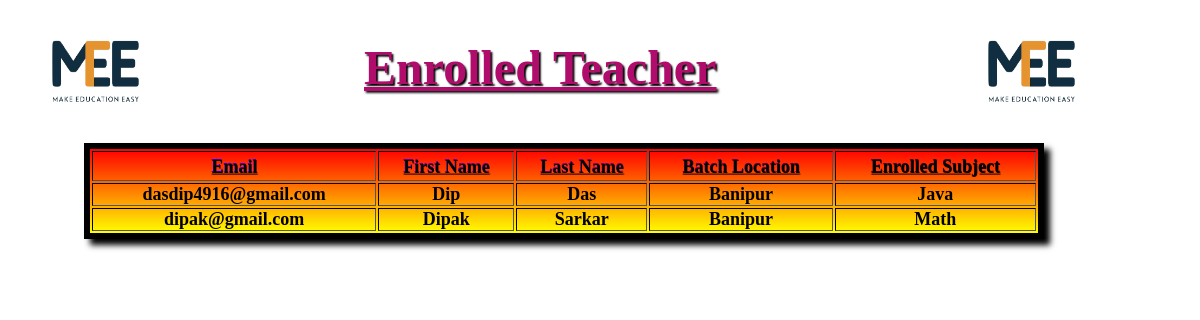
Page /enrolled_teachers (signed in) on the committed database.
### tables this page shows
CREATE TABLE TeacherStudentEnroll (
        teacher_email VARCHAR(100) NOT NULL,
        teacher_first_name VARCHAR(100) NOT NULL,
        teacher_last_name VARCHAR(100) NOT NULL,
        
        student_email VARCHAR(100) NOT NULL,
        student_first_name VARCHAR(100) NOT NULL,
        student_last_name VARCHAR(100) NOT NULL,
        batch_location VARCHAR(100) NOT NULL,
        enrolled_subject VARCHAR(100) NOT NULL,
        review INT DEFAULT 0,

        PRIMARY KEY (teacher_email, student_email),
        FOREIGN KEY (teacher_email) REFERENCES TeacherUpdateDetails(Email),
        FOREIGN KEY (student_email) REFERENCES StudentUpdateDetails(Email)
        );

### app.py (the view)
@app.route('/enrolled_teachers', methods=['GET'])
def enrolled_teachers():
    student_email = session.get('user')
    if not student_email:
        return "User email not found in session", 404
    conn = sqlite3.connect('User.db')
    cursor = conn.cursor()
    cursor.execute("""
        SELECT teacher_email, teacher_first_name, teacher_last_name, enrolled_subject, batch_location
        FROM TeacherStudentEnroll
        WHERE student_email = ?
    """, (student_email,))
    enrolled_teachers = cursor.fetchall()
    cursor.close()
    conn.close()
    return render_template('enrolled_teachers.html', enrolled_teachers=enrolled_teachers)

### templates/enrolled_teachers.html (shortened to what this page needs)
<!DOCTYPE html>
<html lang="en">
<head>
    <link rel="stylesheet" href="{{url_for('static', filename='styles/enrolled_teachers.css')}}" />
</head>
<body>
    <img src="/static/logo.png" class="logo" alt="logo">
    <h2> Enrolled Teacher </h2>
    <img src="/static/logo.png" class="logo" id="logo1" alt="logo">
    <table border=5>
        <thead>
            <td>Email</td>
            <td>First Name</td>
            <td>Last Name</td>
            <td>Batch Location</td>
            <td>Enrolled Subject</td>
        </thead>
        {% for row in enrolled_teachers %}
            <tr>
                <td>{{ row[0] }}</td>
                <td>{{ row[1] }}</td>
                <td>{{ row[2] }}</td>
                <td>{{ row[3] }}</td>
                <td>{{ row[4] }}</td>
            </tr>
        {% endfor %}
    </table>
    <br><br>
</body>
</html>

### static/styles/enrolled_teachers.css (style rules this page uses)
* { margin:0; padding:0; }
.logo { position: relative; top:3vw; left:4vw; height:6vw; width:8vw; transition: all 0.2s ease-in-out; }
#logo1 { position: relative; top:3vw; left:44vw; }
table { position: relative; top:5vw; left:7vw; width:80vw; background-image: linear-gradient(red, yellow); border:0.5vw solid black; box-shadow: 0.5vw 0.5vw 0.5vw black; }
table tr { text-align: center; font-size: 1.5vw; font-weight: 600; }
table thead { text-align: center; height:2.5vw; padding:0.5vw; font-size: 2.2vw; background: linear-gradient(to right, blue,purple, black); -webkit-text-fill-color: transparent; -webkit-background-clip: text; text-shadow: 0.05vw 0.05vw 0.05vw black; font-weight: 900; text-decoration: underline; }
h2 { display: inline-block; position: relative; top:1vw; left:22vw; text-align: center; font-weight: 900; font-size: 4vw; text-decoration: underline; color:rgb(175, 12, 107); text-shadow: 0.15vw 0.15vw 0.15vw black; }

### rows in the picture
TeacherStudentEnroll: teacher_email "dasdip4916@gmail.com", teacher_first_name "Dip", teacher_last_name "Das", enrolled_subject "Banipur", batch_location "Java"
TeacherStudentEnroll: teacher_email "dipak@gmail.com", teacher_first_name "Dipak", teacher_last_name "Sarkar", enrolled_subject "Banipur", batch_location "Math"
